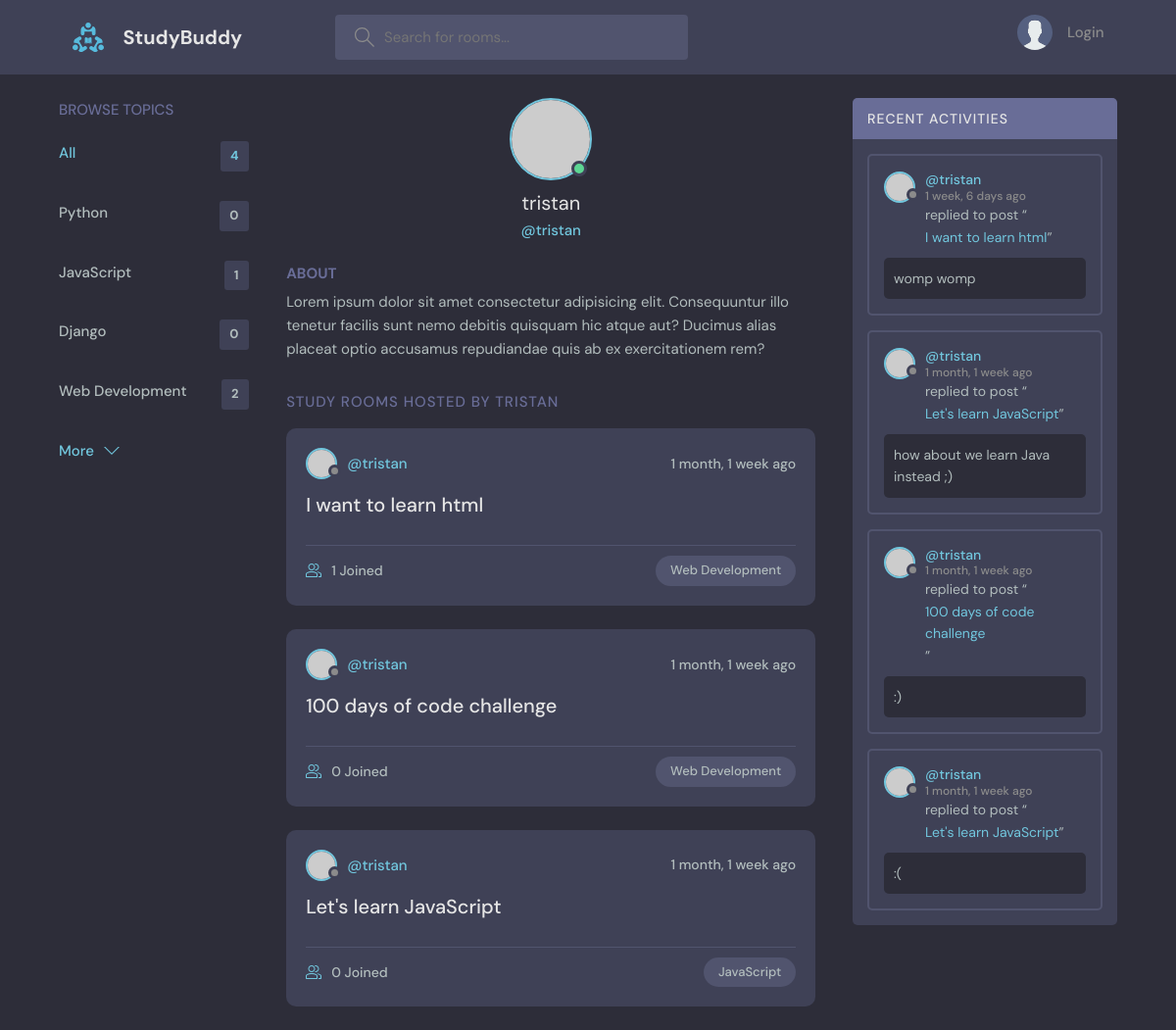
The page /profile/1 on the database as committed earlier.
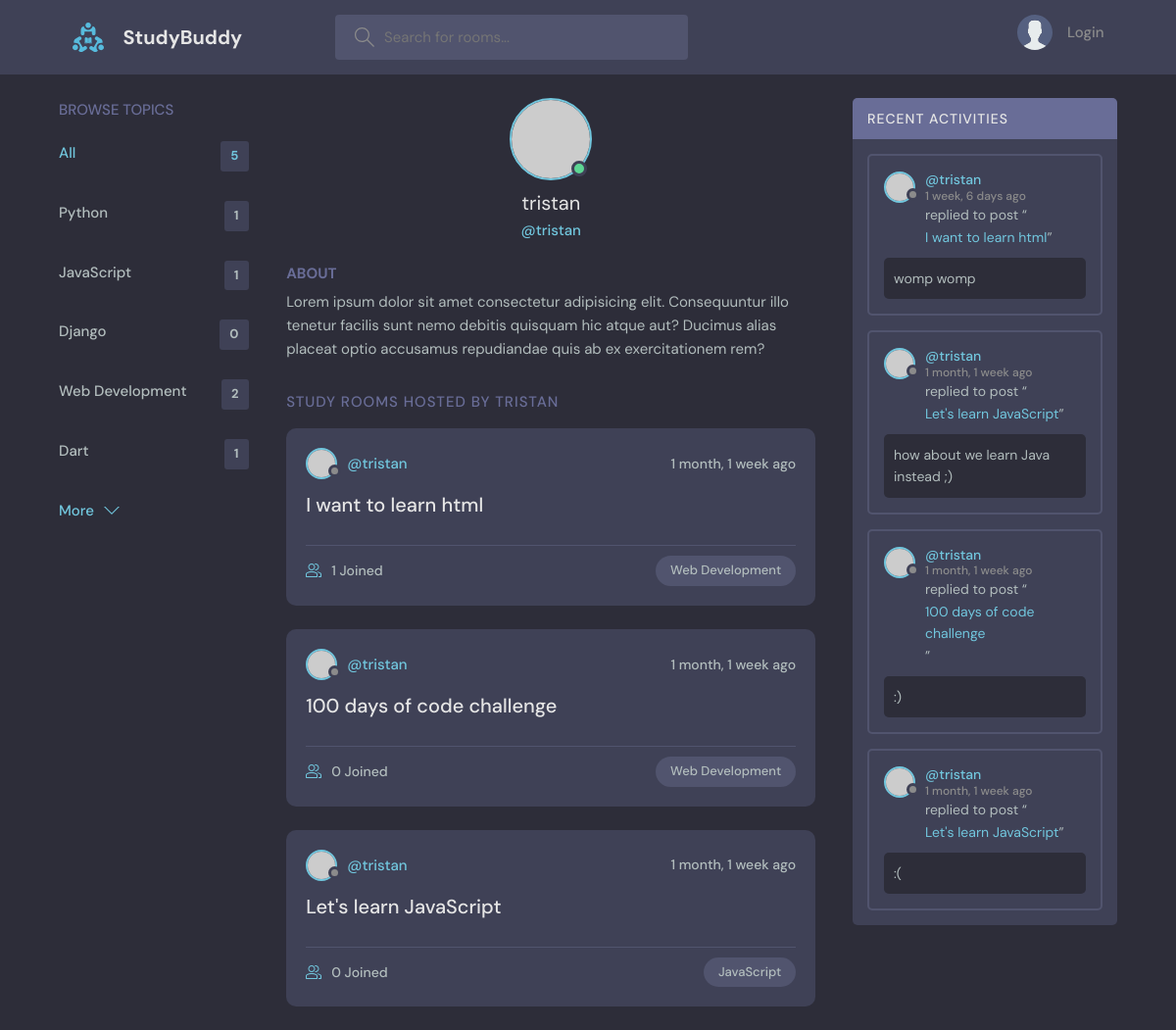
The same page on the database as committed later.
### base/models.py (models this page shows, shortened)
class Topic(models.Model):
    name = models.CharField(max_length=200)

class Room(models.Model):
    host = models.ForeignKey(User, on_delete=models.SET_NULL, null=True)
    topic = models.ForeignKey(Topic, on_delete=models.SET_NULL, null=True)
    name = models.CharField(max_length=200)
    description = models.TextField(null=True, blank=True)
    participants = models.ManyToManyField(User, related_name='participants', blank=True)
    updated = models.DateTimeField(auto_now=True)
    created = models.DateTimeField(auto_now_add=True)
    class Meta:
        ordering = ['-updated', '-created']
    def __str__(self):
        return self.name

class Message(models.Model):
    user = models.ForeignKey(User, on_delete=models.CASCADE)
    room = models.ForeignKey(Room, on_delete=models.CASCADE)
    body = models.TextField()
    updated = models.DateTimeField(auto_now=True)
    created = models.DateTimeField(auto_now_add=True)
    class Meta:
        ordering = ['-updated', '-created']

### base/views.py (the view)
# urls.py: path('profile/<str:pk>', views.userProfile, name="user-profile"),
def userProfile(request, pk):
    user = User.objects.get(id=pk)
    rooms = user.room_set.all()
    room_messages = user.message_set.all()
    topics = Topic.objects.all()
    context = {'user':user, 'rooms':rooms, 'room_messages': room_messages, 'topics': topics}
    return render(request, 'base/profile.html', context)

### base/templates/base/profile.html (shortened to what this page needs)
{% extends 'main.html' %}
{% block content %}
  <main class="profile-page layout layout--3">
    <div class="container">
      {% include 'base/topics_component.html' %}
      <div class="roomList">
        <div class="profile">
          <div class="profile__avatar">
            <div class="avatar avatar--large active">
              <img src="https://randomuser.me/api/portraits/men/11.jpg" />
            </div>
          </div>
          <div class="profile__info">
            <h3>{{user.username}}</h3>
            <p>@{{user.username}}</p>
          </div>
          <div class="profile__about">
            <h3>About</h3>
            <p>
              Lorem ipsum dolor sit amet consectetur adipisicing elit. Consequuntur illo tenetur
              facilis sunt nemo debitis quisquam hic atque aut? Ducimus alias placeat optio
              accusamus repudiandae quis ab ex exercitationem rem?
            </p>
          </div>
        </div>
        <div class="roomList__header">
          <div>
            <h2>Study Rooms Hosted by {{user.username}}</a>
            </h2>
          </div>
        </div>
        {% include 'base/feed_component.html' %}
      </div>
      {% include 'base/activity_component.html' %}
    </div>
  </main>
{% endblock %}

### base/templates/base/topics_component.html
<div class="topics">
    <div class="topics__header">
      <h2>Browse Topics</h2>
    </div>
    <ul class="topics__list">
      <li>
        <a href="{% url 'home' %}" class="active">All <span>{{topics.count}}</span></a>
      </li>
      {% for topic in topics %}
      <li>
        <a href="{% url 'home'%}?q={{topic.name}}">{{topic.name}} <span>{{topic.room_set.all.count}}</span></a>
      </li>
      {% endfor %}
    </ul>
    <a class="btn btn--link" href="topics.html">
      More
      <svg version="1.1" xmlns="http://www.w3.org/2000/svg" width="32" height="32" viewBox="0 0 32 32">
        <title>chevron-down</title>
        <path d="M16 21l-13-13h-3l16 16 16-16h-3l-13 13z"></path>
      </svg>
    </a>
  </div>

### base/templates/base/feed_component.html (shortened to what this page needs)
{% for room in rooms %}
<div class="roomListRoom">
    <div class="roomListRoom__header">
      <a href="{% url 'user-profile' room.host.id %}" class="roomListRoom__author">
        <div class="avatar avatar--small">
          <img src="https://randomuser.me/api/portraits/women/11.jpg" />
        </div>
        <span>@{{room.host.username}}</span>
      </a>
      <div class="roomListRoom__actions">
        <span>{{room.created | timesince}} ago</span>
      </div>
    </div>
    <div class="roomListRoom__content">
      <a href="{% url 'room' room.id %}">{{room.name}}</a>
    </div>
    <div class="roomListRoom__meta">
      <a href="{% url 'room' room.id %}" class="roomListRoom__joined">
        {{room.participants.all.count}} Joined
      </a>
      <p class="roomListRoom__topic">{{room.topic.name}}</p>
    </div>
</div>
{% endfor %}

### base/templates/base/activity_component.html (shortened to what this page needs)
<div class="activities">
    <div class="activities__header">
      <h2>Recent Activities</h2>
    </div>
    {% for message in room_messages %}
    <div class="activities__box">
      <div class="activities__boxHeader roomListRoom__header">
        <a href="{% url 'user-profile' message.user.id %}" class="roomListRoom__author">
          <div class="avatar avatar--small">
            <img src="https://randomuser.me/api/portraits/women/11.jpg" />
          </div>
          <p>
            @{{message.user}}
            <span>{{message.created|timesince}} ago</span>
          </p>
        </a>
      </div>
      <div class="activities__boxContent">
        <p>replied to post “<a href="{% url 'room' message.room.id %}">{{message.room}}</a>”</p>
        <div class="activities__boxRoomContent">
          {{message.body}}
        </div>
      </div>
    </div>
    {% endfor %}
</div>

Rows that differ between the two databases and show on the page:
computed for Topic "Python": room_set.all.count "0" → "1"
added Topic: name "Dart", room_set.all.count "1"
Other text that changed with them:
{{ topics.count }}: "4" → "5"
